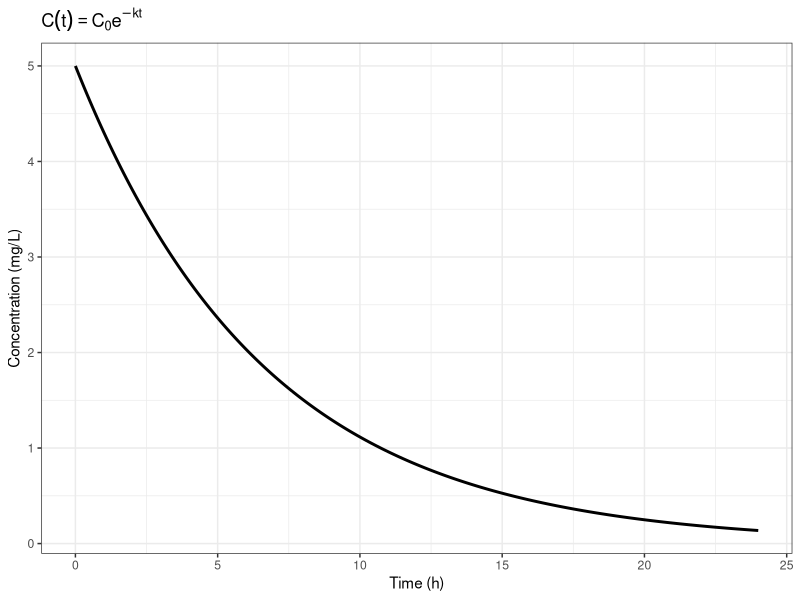

This chart was generated by the following R code:
# Fundamental Pharmacokinetic Parameters
# Extracted executable R code from 06-fundamental-pk-parameters.qmd
# Generated by scripts/extract_code.R — do not edit by hand.
# Regenerate: Rscript scripts/extract_code.R   (book repo)
#             Rscript scripts/extract_code.R --standalone   (bundle)
# Working directory: run from the repository root (data/ paths are relative).

# ----------------------------------------------------------------------
# Section: R Example
# ----------------------------------------------------------------------
library(ggplot2)
dose <- 100
V    <- 20
k    <- 0.15

CL   <- k * V
t12  <- log(2) / k
AUC  <- dose / CL
MRT  <- 1 / k

print(data.frame(
  Parameter = c("CL (L/h)", "Half-life (h)", "AUC (mg·h/L)", "MRT (h)"),
  Value = round(c(CL, t12, AUC, MRT), 3)
))

time <- seq(0, 24, 0.1)
conc <- (dose / V) * exp(-k * time)
ggplot(data.frame(time, conc), aes(time, conc)) +
  geom_line(linewidth = 1) +
  labs(x = "Time (h)", y = "Concentration (mg/L)",
       title = expression(C(t) == C[0] * e^{-k*t})) +
  theme_bw()
